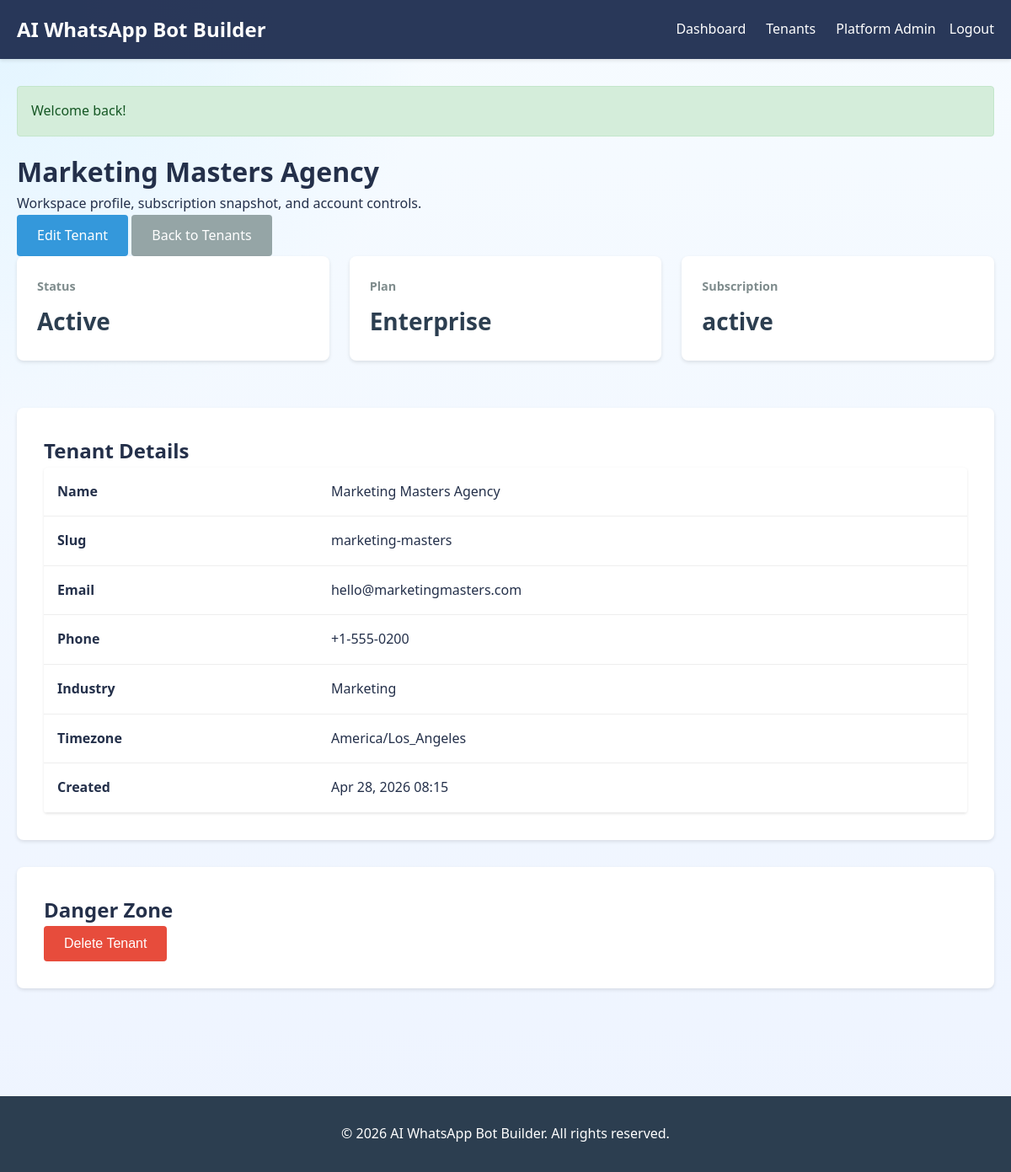
Page /tenants/2 (signed in) on the committed database.
### tables this page shows
CREATE TABLE `users` (
  `id` int(11) NOT NULL AUTO_INCREMENT,
  `tenant_id` int(11) DEFAULT NULL,
  `name` varchar(255) NOT NULL,
  `email` varchar(255) NOT NULL,
  `password` varchar(255) NOT NULL,
  `role` enum('platform_admin','tenant_admin','agent','developer') NOT NULL DEFAULT 'agent',
  `status` enum('active','inactive') NOT NULL DEFAULT 'active',
  `last_login_at` datetime DEFAULT NULL,
  `created_at` datetime NOT NULL,
  `updated_at` datetime NOT NULL,
  PRIMARY KEY (`id`),
  UNIQUE KEY `unique_email` (`email`),
  KEY `idx_tenant_id` (`tenant_id`),
  KEY `idx_role` (`role`),
  KEY `idx_status` (`status`),
  CONSTRAINT `fk_users_tenant` FOREIGN KEY (`tenant_id`) REFERENCES `tenants` (`id`) ON DELETE CASCADE
);

CREATE TABLE `tenant_subscriptions` (
  `id` int(11) NOT NULL AUTO_INCREMENT,
  `tenant_id` int(11) NOT NULL,
  `plan_id` int(11) NOT NULL,
  `status` enum('active','cancelled','expired','suspended') NOT NULL DEFAULT 'active',
  `started_at` datetime NOT NULL,
  `expires_at` datetime,
  `created_at` datetime NOT NULL,
  `updated_at` datetime NOT NULL,
  PRIMARY KEY (`id`),
  KEY `idx_tenant_id` (`tenant_id`),
  KEY `idx_plan_id` (`plan_id`),
  KEY `idx_status` (`status`),
  CONSTRAINT `fk_subscriptions_tenant` FOREIGN KEY (`tenant_id`) REFERENCES `tenants` (`id`) ON DELETE CASCADE,
  CONSTRAINT `fk_subscriptions_plan` FOREIGN KEY (`plan_id`) REFERENCES `plans` (`id`) ON DELETE RESTRICT
);

CREATE TABLE `tenants` (
  `id` int(11) NOT NULL AUTO_INCREMENT,
  `name` varchar(255) NOT NULL,
  `slug` varchar(100) NOT NULL,
  `email` varchar(255) NOT NULL,
  `phone` varchar(50),
  `logo` varchar(255),
  `industry` varchar(100),
  `timezone` varchar(50) NOT NULL DEFAULT 'UTC',
  `status` enum('active','suspended','cancelled') NOT NULL DEFAULT 'active',
  `created_at` datetime NOT NULL,
  `updated_at` datetime NOT NULL,
  PRIMARY KEY (`id`),
  UNIQUE KEY `unique_slug` (`slug`),
  KEY `idx_status` (`status`)
);

CREATE TABLE `plans` (
  `id` int(11) NOT NULL AUTO_INCREMENT,
  `name` varchar(100) NOT NULL,
  `description` text,
  `price` decimal(10,2) NOT NULL DEFAULT '0.00',
  `billing_period` enum('monthly','yearly') NOT NULL DEFAULT 'monthly',
  `max_channels` int(11) NOT NULL DEFAULT '1',
  `max_bots` int(11) NOT NULL DEFAULT '1',
  `max_contacts` int(11) NOT NULL DEFAULT '100',
  `max_messages_per_month` int(11) NOT NULL DEFAULT '1000',
  `max_storage_mb` int(11) NOT NULL DEFAULT '100',
  `features` text,
  `status` enum('active','inactive') NOT NULL DEFAULT 'active',
  `created_at` datetime NOT NULL,
  `updated_at` datetime NOT NULL,
  PRIMARY KEY (`id`),
  KEY `idx_status` (`status`)
);

### app/views/tenants/show.php (the view, shortened to what the rows shown need)
<div class="dashboard">
    <div class="section-header">
        <div>
            <h1><?php echo View::e($tenant['name']); ?></h1>
            <p>Workspace profile, subscription snapshot, and account controls.</p>
        </div>
        <div>
            <a href="/tenants/<?php echo (int) $tenant['id']; ?>/edit" class="btn btn-primary">Edit Tenant</a>
            <a href="/tenants" class="btn btn-secondary">Back to Tenants</a>
        </div>
    </div>
    <div class="stats-grid">
        <div class="stat-card">
            <h3>Status</h3>
            <p class="stat-number"><?php echo View::e(ucfirst($tenant['status'])); ?></p>
        </div>
        <div class="stat-card">
            <h3>Plan</h3>
            <p class="stat-number"><?php echo View::e($tenant['plan_name'] ?: 'No active plan'); ?></p>
        </div>
        <div class="stat-card">
            <h3>Subscription</h3>
            <p class="stat-number"><?php echo View::e($tenant['subscription_status'] ?: 'inactive'); ?></p>
        </div>
    </div>
    <div class="section">
        <h2>Tenant Details</h2>
        <table class="data-table">
            <tbody>
                <tr>
                    <th>Name</th>
                    <td><?php echo View::e($tenant['name']); ?></td>
                </tr>
                <tr>
                    <th>Slug</th>
                    <td><?php echo View::e($tenant['slug']); ?></td>
                </tr>
                <tr>
                    <th>Email</th>
                    <td><?php echo View::e($tenant['email']); ?></td>
                </tr>
                <tr>
                    <th>Phone</th>
                    <td><?php echo View::e($tenant['phone'] ?: '-'); ?></td>
                </tr>
                <tr>
                    <th>Industry</th>
                    <td><?php echo View::e($tenant['industry'] ?: '-'); ?></td>
                </tr>
                <tr>
                    <th>Timezone</th>
                    <td><?php echo View::e($tenant['timezone']); ?></td>
                </tr>
                <tr>
                    <th>Created</th>
                    <td><?php echo View::e(date('M d, Y H:i', strtotime($tenant['created_at']))); ?></td>
                </tr>
            </tbody>
        </table>
    </div>
    <div class="section">
        <h2>Danger Zone</h2>
        <form method="POST" action="/tenants/<?php echo (int) $tenant['id']; ?>/delete" onsubmit="return confirm('Delete this tenant? This cannot be undone.');">
            <button type="submit" class="btn btn-danger">Delete Tenant</button>
        </form>
    </div>
</div>

### app/core/Router.php (shortened to what the rows shown need)
<?php
class Router {
    private $routes = [];
    private function addRoute($method, $path, $handler, $middleware = []) {
        $this->routes[] = [
            'method' => $method,
            'path' => $path,
            'handler' => $handler,
            'middleware' => $middleware
        ];
    }
    public function dispatch() {
        $requestMethod = $_SERVER['REQUEST_METHOD'];
        $requestUri = parse_url($_SERVER['REQUEST_URI'], PHP_URL_PATH);
        foreach ($this->routes as $route) {
            if ($route['method'] === $requestMethod && $this->matchRoute($route['path'], $requestUri, $params)) {
                $this->handleRoute($route, $params);
                return;
            }
        }
    }
    private function matchRoute($pattern, $uri, &$params) {
        $params = [];
        $regex = preg_replace('/\{([a-zA-Z0-9_]+)\}/', '([^/]+)', $pattern);
        $regex = '#^' . $regex . '$#';
        if (preg_match($regex, $uri, $matches)) {
            preg_match_all('/\{([a-zA-Z0-9_]+)\}/', $pattern, $paramNames);
            for ($i = 0; $i < count($paramNames[1]); $i++) {
                $params[$paramNames[1][$i]] = $matches[$i + 1];
            }
            return true;
        }
        return false;
    }
    private function handleRoute($route, $params) {
        list($controllerName, $method) = explode('@', $route['handler']);
        $controller = new $controllerName();
        call_user_func_array([$controller, $method], $params);
    }
}

### app/views/layouts/layout.php (shortened to what the rows shown need)
<?php
$user = isset($user) ? $user : (new Auth())->user();
$session = new Session();
$flash = $session->getAllFlash();
?>
<!DOCTYPE html>
<html lang="en">
<head>
    <link rel="stylesheet" href="/assets/css/style.css">
</head>
<body>
    <?php if ($user): ?>
    <nav class="navbar">
        <div class="container">
            <div class="nav-brand">
                <a href="/dashboard">AI WhatsApp Bot Builder</a>
            </div>
            <ul class="nav-menu">
                <li><a href="/dashboard">Dashboard</a></li>
                <?php if ($user['role'] !== 'platform_admin'): ?>
                <li><a href="/bots">Bots</a></li>
                <li><a href="/channels">Channels</a></li>
                <li><a href="/inbox">Inbox</a></li>
                <li><a href="/contacts">Contacts</a></li>
                <li><a href="/knowledge-base">Knowledge Base</a></li>
                <li><a href="/templates">Templates</a></li>
                <li><a href="/broadcasts">Broadcasts</a></li>
                <li><a href="/analytics">Analytics</a></li>
                <?php if (in_array($user['role'], ['tenant_admin', 'developer'])): ?>
                <li><a href="/webhooks">Webhooks</a></li>
                <li><a href="/settings/api-keys">API</a></li>
                <?php endif; ?>
                <?php if ($user['role'] === 'tenant_admin'): ?>
                <li><a href="/users">Users</a></li>
                <li><a href="/subscription">Subscription</a></li>
                <li><a href="/billing">Billing</a></li>
                <?php endif; ?>
                <li><a href="/settings">Settings</a></li>
                <?php else: ?>
                <li><a href="/tenants">Tenants</a></li>
                <?php endif; ?>
                <li class="user-menu">
                    <span><?php echo View::e($user['name']); ?></span>
                    <a href="/logout">Logout</a>
                </li>
            </ul>
        </div>
    </nav>
    <?php endif; ?>
    <main class="main-content">
        <div class="container">
            <?php if (!empty($flash)): ?>
                <?php foreach ($flash as $type => $message): ?>
                    <div class="alert alert-<?php echo View::e($type); ?>">
                        <?php echo View::e($message); ?>
                    </div>
                <?php endforeach; ?>
            <?php endif; ?>
            <?php echo $content; ?>
        </div>
    </main>
    <footer class="footer">
        <div class="container">
            <p>&copy; <?php echo date('Y'); ?> AI WhatsApp Bot Builder. All rights reserved.</p>
        </div>
    </footer>
</body>
</html>

### rows in the picture
users: name "Platform Admin"
tenant_subscriptions: tenant.name "Marketing Masters Agency", tenant.status "Active", plan.name "Enterprise", status "active", tenant.slug "marketing-masters", tenant.email "hello@marketingmasters.com", tenant.phone "+1-555-0200", tenant.industry "Marketing", tenant.timezone "America/Los_Angeles", tenant.created_at "Apr 28, 2026 08:15"

### other values in the picture
View::e($message) "Welcome back!"
